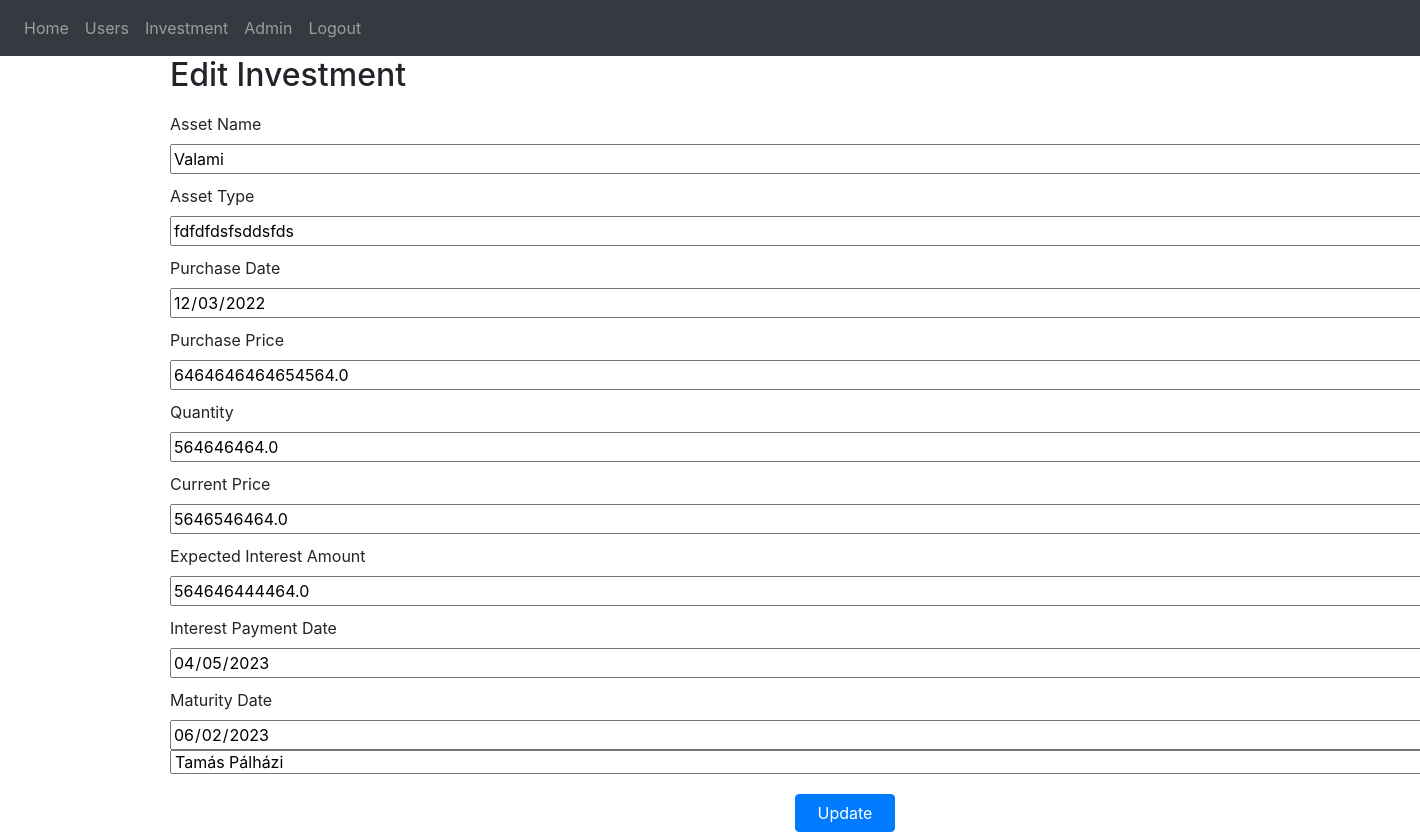
Before: /edit-investment/5 (signed in) with the older database file.
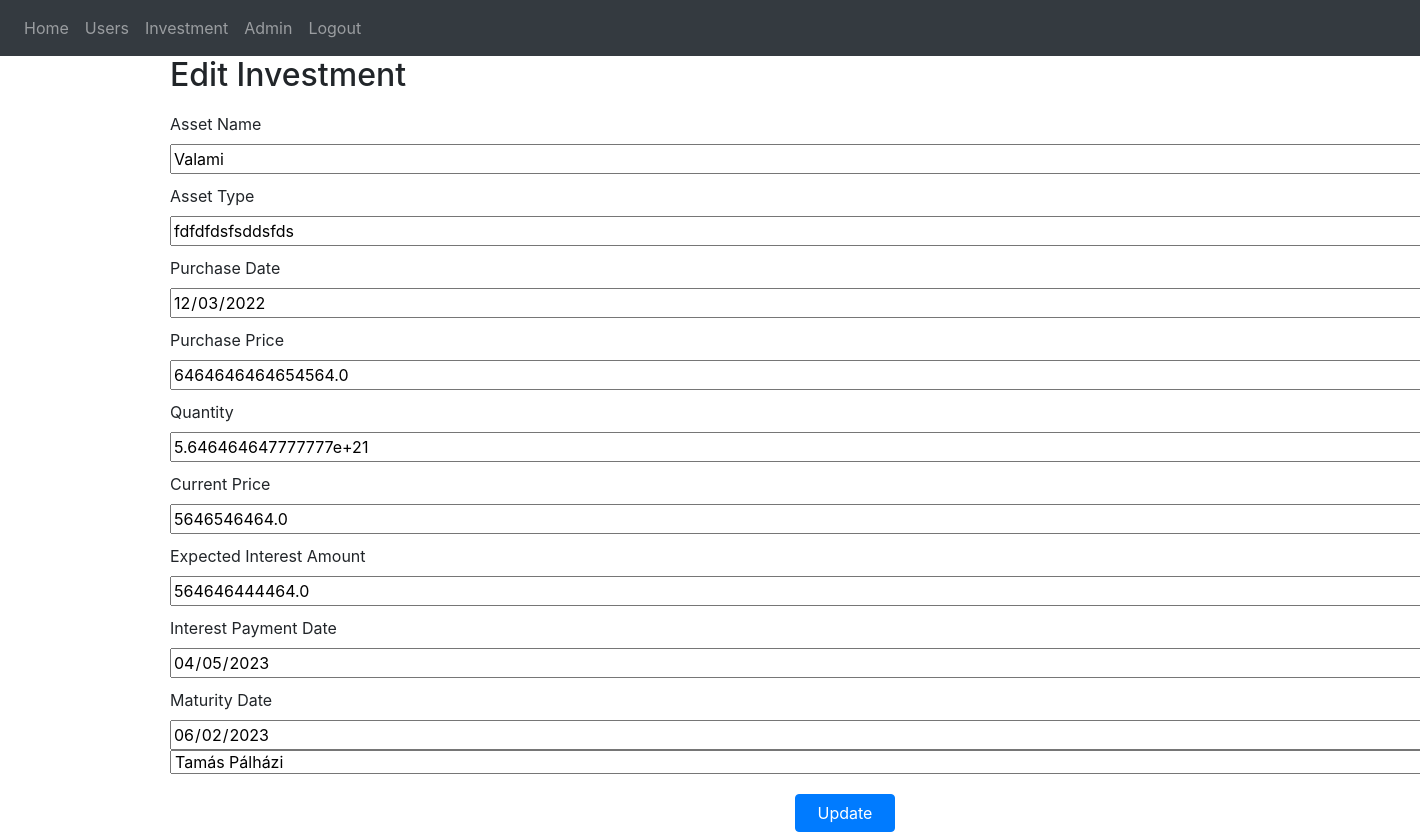
After: the same page with the newer database file.
### website/models.py (models this page shows)
class Investment(db.Model):
    id = db.Column(db.Integer, primary_key=True)
    asset_name = db.Column(db.String(150))
    asset_type = db.Column(db.String(150))
    purchase_date = db.Column(db.DateTime(timezone=True))
    purchase_price = db.Column(db.Float)
    quantity = db.Column(db.Float)
    current_price = db.Column(db.Float)
    expected_interest_amount = db.Column(db.Float)
    interest_payment_date = db.Column(db.DateTime(timezone=True))
    maturity_date = db.Column(db.DateTime(timezone=True))
    user_id = db.Column(db.Integer, db.ForeignKey('user.id'))
    user = db.relationship('User', back_populates='investments')
    snapshots = db.relationship('InvestmentSnapshot', back_populates='investment')

class User(db.Model, UserMixin):
    id = db.Column(db.Integer, primary_key=True)
    email = db.Column(db.String(150), unique=True)
    password = db.Column(db.String(150))
    first_name = db.Column(db.String(150))
    second_name = db.Column(db.String(150))
    notes = db.relationship('Note')
    is_approved = db.Column(db.Boolean, default=False)

### website/views.py (the view, shortened to what this page needs)
@views.route('/edit-investment/<int:investment_id>', methods=['GET', 'POST'])
@login_required
def edit_investment(investment_id):
    investment = Investment.query.get_or_404(investment_id)
    users = User.query.all()
    return render_template('edit_investment.html', investment=investment, user=current_user, users=users)  # Módosítva

### website/__init__.py (called while the page is built)
def create_app():
    app = Flask(__name__)
    app.config['SECRET_KEY'] = 'hjshjhdjah kjshkjdhjs'
    app.config['SQLALCHEMY_DATABASE_URI'] = f'sqlite:///{DB_NAME}'
    db.init_app(app)
    from .views import views
    from .auth import auth
    app.register_blueprint(views, url_prefix='/')
    app.register_blueprint(auth, url_prefix='/')
    from .models import User, Note
    with app.app_context():
        db.create_all()
    login_manager = LoginManager()
    login_manager.login_view = 'auth.login'
    login_manager.init_app(app)
    @login_manager.user_loader
    def load_user(id):
        return User.query.get(int(id))
    return app

### website/templates/edit_investment.html (shortened to what this page needs)
{% extends "base.html" %}
{% block content %}
    <div class="container">
        <h2>Edit Investment</h2>
        <form action="{{ url_for('views.edit_investment', investment_id=investment.id) }}" method="post">
            <label for="assetName">Asset Name</label>
            <input type="text" name="assetName" id="assetName" value="{{ investment.asset_name }}" required>
            <label for="assetType">Asset Type</label>
            <input type="text" name="assetType" id="assetType" value="{{ investment.asset_type }}" required>
            <label for="purchaseDate">Purchase Date</label>
            <input type="date" name="purchaseDate" id="purchaseDate" value="{{ investment.purchase_date.date() }}" required>
            <label for="purchasePrice">Purchase Price</label>
            <input type="number" step="any" name="purchasePrice" id="purchasePrice" value="{{ investment.purchase_price }}" required>
            <label for="quantity">Quantity</label>
            <input type="number" step="any" name="quantity" id="quantity" value="{{ investment.quantity }}" required>
            <label for="currentPrice">Current Price</label>
            <input type="number" step="any" name="currentPrice" id="currentPrice" value="{{ investment.current_price }}" required>
            <label for="expectedInterestAmount">Expected Interest Amount</label>
            <input type="number" step="any" name="expectedInterestAmount" id="expectedInterestAmount" value="{{ investment.expected_interest_amount }}" required>
            <label for="interestPaymentDate">Interest Payment Date</label>
            <input type="date" name="interestPaymentDate" id="interestPaymentDate" value="{{ investment.interest_payment_date.date() }}" required>
            <label for="maturityDate">Maturity Date</label>
            <input type="date" name="maturityDate" id="maturityDate" value="{{ investment.maturity_date.date() }}" required>
            <select name="user" id="user" required>
                {% for user in users %}
                    <option value="{{ user.id }}" {% if user.id == investment.user_id %}selected{% endif %}>{{ user.first_name }} {{ user.second_name }}</option>
                {% endfor %}
            </select>
            <button type="submit" class="btn btn-primary">Update</button>
        </form>
    </div>
{% endblock %}

### website/templates/base.html (shortened to what this page needs)
<!DOCTYPE html>
<html>
  <head>
    <link
      rel="stylesheet"
      href="https://stackpath.bootstrapcdn.com/bootstrap/4.4.1/css/bootstrap.min.css"
    />
    <link
      rel="stylesheet"
      href="https://stackpath.bootstrapcdn.com/font-awesome/4.7.0/css/font-awesome.min.css"
    />
  </head>
  <body>
    <nav class="navbar navbar-expand-lg navbar-dark bg-dark">
      <div class="collapse navbar-collapse" id="navbar">
        <div class="navbar-nav">
          {% if user.is_authenticated %}
          <a class="nav-item nav-link" id="home" href="/">Home</a>
          <a class="nav-item nav-link" id="allUsers" href="{{ url_for('views.all_users') }}">Users</a>
          <a class="nav-item nav-link" id="createInvestment" href="{{ url_for('views.create_investment') }}">Investment</a>
          <a class="nav-item nav-link" id="adminDashboard" href="{{ url_for('views.admin_dashboard') }}">Admin</a>
          <a class="nav-item nav-link" id="logout" href="/logout">Logout</a>
          {% else %}
          <a class="nav-item nav-link" id="login" href="/login">Login</a>
          <a class="nav-item nav-link" id="signUp" href="/sign-up">Sign Up</a>
          {% endif %}
        </div>
      </div>
    </nav>
    <div class="container">{% block content %} {% endblock %}</div>
  </body>
</html>

### website/templates/edit_investment.html (style rules this page uses)
form { display: flex; flex-direction: column; width: 1350px; margin: 0 auto; }
label { margin-top: 10px; }
button { margin-top: 20px; width: 100px; align-self: center; }

Changed rows visible on the page:
changed Investment "Valami": quantity "564646464.0" → "5.646464647777777e+21"
